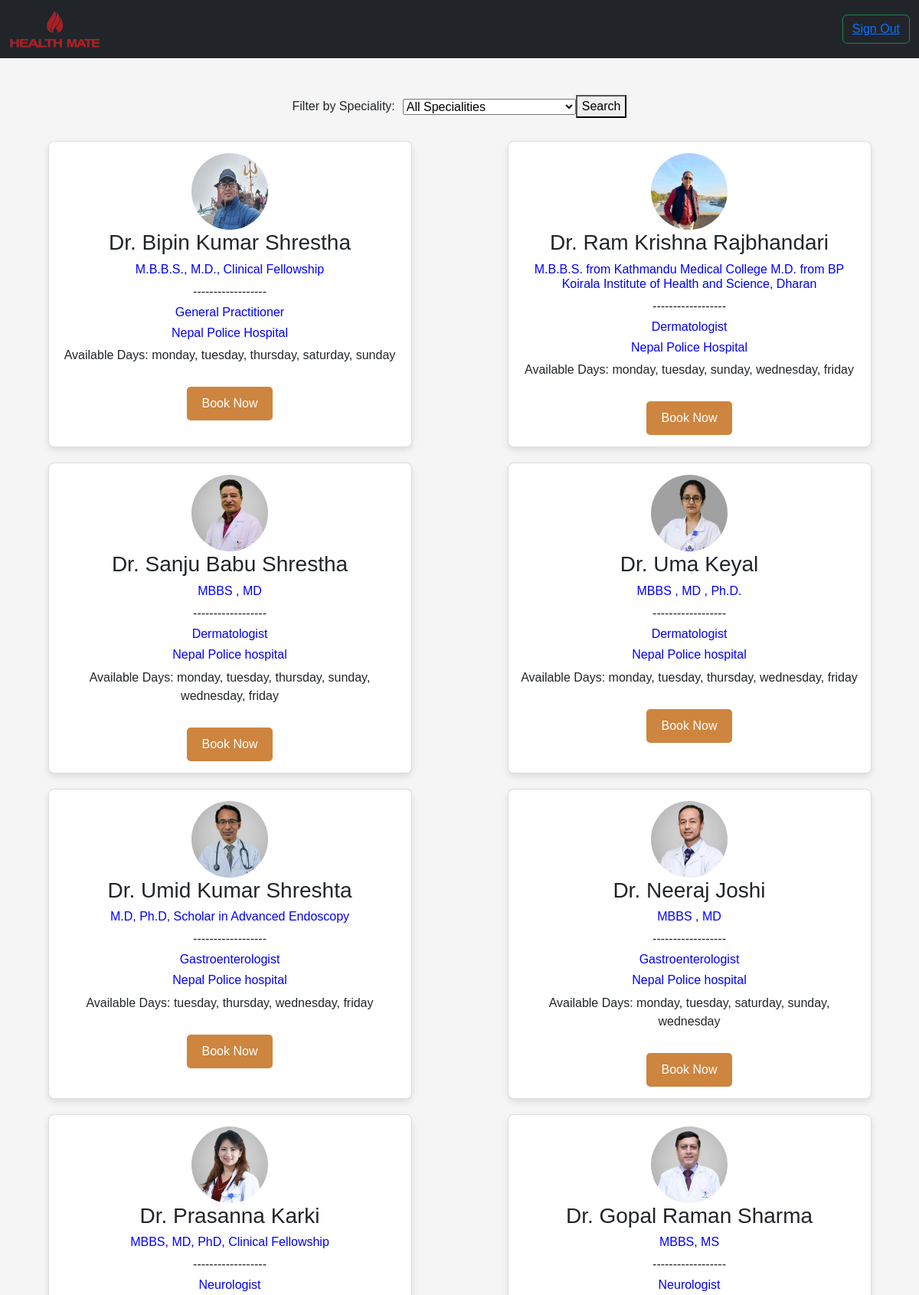
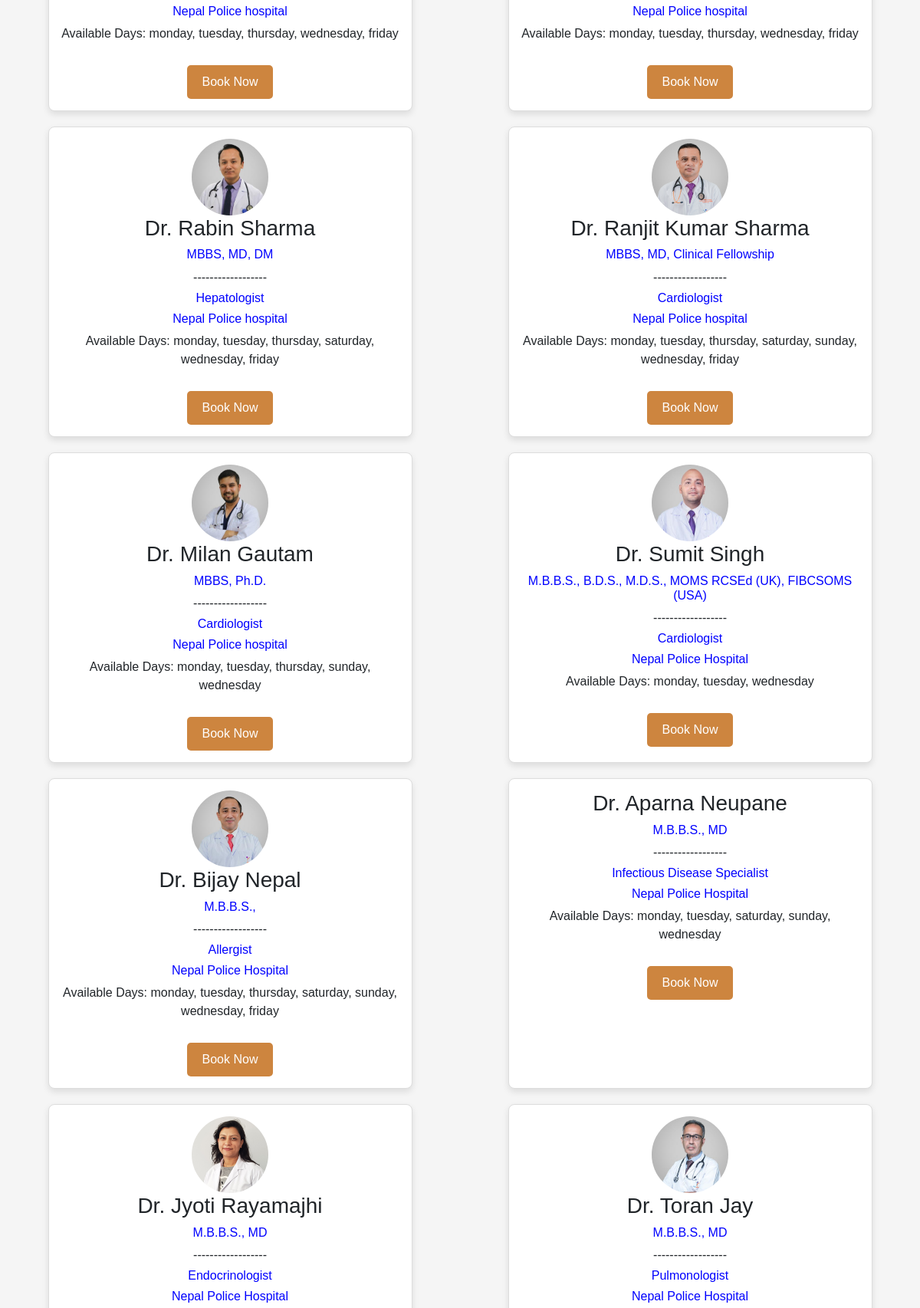
/book_no_recommendation (upper part), run on the app's committed database (2 pictures, top to bottom).
### home/models.py (models this page shows, shortened)
class Doctor(models.Model):
    user = models.OneToOneField(CustomUser, on_delete=models.CASCADE, primary_key=True)
    qualification = models.CharField(max_length=100)
    specialities = models.CharField(max_length=100)
    descriptions = models.TextField()
    hospital=models.TextField()
    availability_days = models.ManyToManyField('DoctorAvailability',related_name='doctors')
    start_time = models.TimeField()
    end_time = models.TimeField()
    break_start1 = models.TimeField()
    break_end1 = models.TimeField()
    break_start2 = models.TimeField()
    break_end2 = models.TimeField()
    is_booked = models.BooleanField(default=False)

class CustomUser(AbstractUser):
    age = models.IntegerField(null=True, blank=True)
    contact = models.CharField(max_length=15, null=True, blank=True)
    joined_date = models.DateTimeField(auto_now_add=True)
    sex = models.CharField(max_length=10, choices=[('male', 'Male'), ('female', 'Female'), ('other', 'Other')], null=True, blank=True)
    address = models.TextField(null=True, blank=True)
    profile_image = models.ImageField(upload_to='profile_images/', null=True, blank=True)
    objects = CustomUserManager()

class DoctorAvailability(models.Model):
    day = models.CharField(max_length=100, unique=True)

### home/views.py (the view)
# urls.py: path("book_no_recommendation",views.book_no_recommendation, name="book_no_recommendation"),
def book_no_recommendation(request):
    all_specialities = set(Doctor.objects.values_list('specialities', flat=True))
    speciality_filter = request.GET.get('speciality')
    if speciality_filter:
        filtered_doctors = Doctor.objects.filter(specialities__iexact=speciality_filter)
    else:
        filtered_doctors = Doctor.objects.all()
    return render(request, 'book_no_recommendation.html', {
        'doctors': filtered_doctors,
        'all_specialities': all_specialities,
        'selected_speciality': speciality_filter,
    })

### template/book_no_recommendation.html (shortened to what this page needs)
{% extends 'patient_profile_base.html' %}
{% block content %}
<div class="search-container">
    <form method="GET" action="{% url 'book_no_recommendation' %}" class="search-form">
        <label for="speciality">Filter by Speciality:</label>
        <select name="speciality" id="speciality">
            <option value="" {% if not selected_speciality %}selected{% endif %}>All Specialities</option>
        </select>
        <button type="submit">Search</button>
    </form>
</div>
<div class="doctors-container">
    {% if doctors %}
        {% for doctor in doctors %}
        <div class="doctor-card">
            {% if doctor.user.profile_image %}
                <img src="{{ doctor.user.profile_image.url }}" alt="{{ doctor.user.username }} profile" class="profile-image">
            {% endif %}
            <h3>Dr. {{ doctor.user.first_name }} {{ doctor.user.last_name }}</h3>
            <h5 style="font-size: medium;color: blue;">{{ doctor.qualification }}</h5>
            <p>------------------</p>
            <h5 style="font-size: medium;color: blue;">{{ doctor.specialities }}</h5>
            <h5 style="font-size: medium;color: blue;">{{ doctor.hospital }}</h5>
            <p>Available Days:
                {% for day in doctor.availability_days.all %}
                    {{ day.day }}{% if not forloop.last %}, {% endif %}
                {% endfor %}
            </p>
            <br>
            <a href="{% url 'book_now' doctor.user.id %}">
                <button class="book" type="button">Book Now</button>
            </a>
         </div>
        {% endfor %}
    {% else %}
    <p>No doctors found for the selected speciality.</p>
{% endif %}
</div>
{% endblock %}

### template/book_no_recommendation.html (style rules this page uses)
body { margin: 0; padding: 0; font-family: 'Arial', sans-serif; background-color: #f5f5f5; }
.doctors-container { display: flex; flex-wrap: wrap; justify-content: space-around; }
.doctor-card { flex: 0 0 calc(40% - 5px); margin: 10px; border: 1px solid #ddd; padding: 15px; border-radius: 8px; box-shadow: 0 4px 8px rgba(0, 0, 0, 0.1); text-align: center; background-color: #fff; }
.doctor-card p { margin: 5px 0; }
.profile-image { width: 100px; height: 100px; border-radius: 50px; }
.search-container { margin-bottom: 20px; }
.search-form { display: flex; justify-content: center; align-items: center; }
.search-form label { margin-right: 10px; }
.book { background-color: peru; padding: 10px 20px; font-size: 16px; color: #fff; border: none; border-radius: 5px; cursor: pointer; transition: background-color 0.3s ease; }

### data on the page
Doctor: user.profile_image (picture), user.first_name "Bipin Kumar", user.last_name "Shrestha", qualification "M.B.B.S., M.D., Clinical Fellowship", specialities "General Practitioner", hospital "Nepal Police Hospital"
DoctorAvailability: day "monday"
DoctorAvailability: day "tuesday"
DoctorAvailability: day "thursday"
DoctorAvailability: day "saturday"
DoctorAvailability: day "sunday"
Doctor: user.profile_image (picture), user.first_name "Ram Krishna", user.last_name "Rajbhandari", qualification "M.B.B.S. from Kathmandu Medical College M.D. from BP Koirala Institute of Health and Science, Dharan", specialities "Dermatologist", hospital "Nepal Police Hospital"
DoctorAvailability: day "wednesday"
DoctorAvailability: day "friday"
Doctor: user.profile_image (picture), user.first_name "Sanju Babu", user.last_name "Shrestha", qualification "MBBS , MD", specialities "Dermatologist", hospital "Nepal Police hospital"
Doctor: user.profile_image (picture), user.first_name "Uma", user.last_name "Keyal", qualification "MBBS , MD , Ph.D.", specialities "Dermatologist", hospital "Nepal Police hospital"
Doctor: user.profile_image (picture), user.first_name "Umid Kumar", user.last_name "Shreshta", qualification "M.D, Ph.D, Scholar in Advanced Endoscopy", specialities "Gastroenterologist", hospital "Nepal Police hospital"
Doctor: user.profile_image (picture), user.first_name "Neeraj", user.last_name "Joshi", qualification "MBBS , MD", specialities "Gastroenterologist", hospital "Nepal Police hospital"
Doctor: user.profile_image (picture), user.first_name "Prasanna", user.last_name "Karki", qualification "MBBS, MD, PhD, Clinical Fellowship", specialities "Neurologist", hospital "Nepal Police hospital"
Doctor: user.profile_image (picture), user.first_name "Gopal Raman", user.last_name "Sharma", qualification "MBBS, MS", specialities "Neurologist", hospital "Nepal Police hospital"
Doctor: user.profile_image (picture), user.first_name "Rabin", user.last_name "Sharma", qualification "MBBS, MD, DM", specialities "Hepatologist", hospital "Nepal Police hospital"
Doctor: user.profile_image (picture), user.first_name "Ranjit Kumar", user.last_name "Sharma", qualification "MBBS, MD, Clinical Fellowship", specialities "Cardiologist", hospital "Nepal Police hospital"
Doctor: user.profile_image (picture), user.first_name "Milan", user.last_name "Gautam", qualification "MBBS, Ph.D.", specialities "Cardiologist", hospital "Nepal Police hospital"
Doctor: user.profile_image (picture), user.first_name "Sumit", user.last_name "Singh", qualification "M.B.B.S., B.D.S., M.D.S., MOMS RCSEd (UK), FIBCSOMS (USA)", specialities "Cardiologist", hospital "Nepal Police Hospital"
Doctor: user.profile_image (picture), user.first_name "Bijay", user.last_name "Nepal", qualification "M.B.B.S.,", specialities "Allergist", hospital "Nepal Police Hospital"
Doctor: user.first_name "Aparna", user.last_name "Neupane", qualification "M.B.B.S., MD", specialities "Infectious Disease Specialist", hospital "Nepal Police Hospital"
Doctor: user.profile_image (picture), user.first_name "Jyoti", user.last_name "Rayamajhi", qualification "M.B.B.S., MD", specialities "Endocrinologist", hospital "Nepal Police Hospital"
Doctor: user.profile_image (picture), user.first_name "Toran", user.last_name "Jay", qualification "M.B.B.S., MD", specialities "Pulmonologist", hospital "Nepal Police Hospital"
